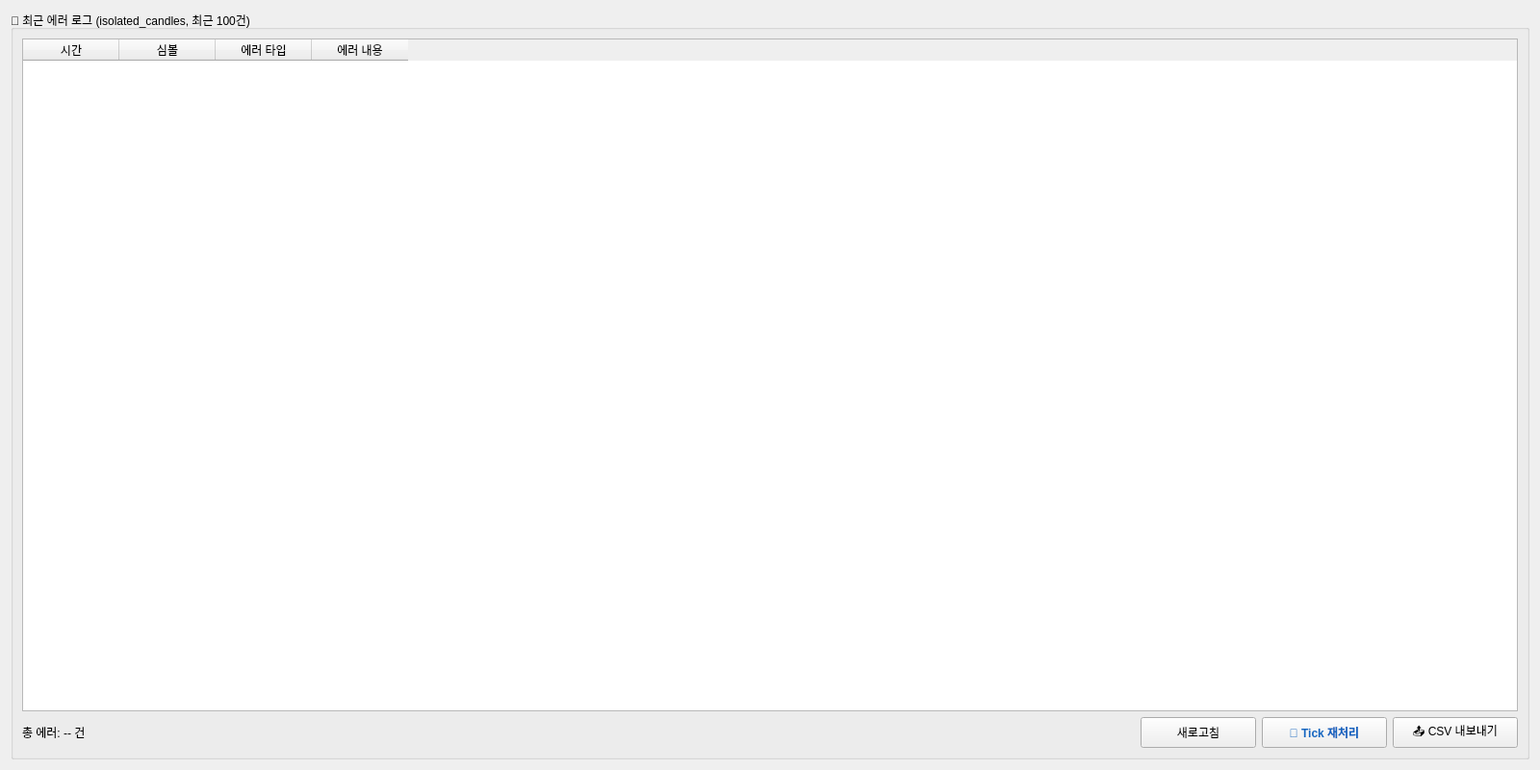
<?xml version="1.0" encoding="UTF-8"?>
<ui version="4.0">
 <class>ErrorTab</class>
 <widget class="QWidget" name="ErrorTab">
  <property name="geometry">
   <rect>
    <x>0</x>
    <y>0</y>
    <width>1600</width>
    <height>800</height>
   </rect>
  </property>
  <layout class="QVBoxLayout" name="vLayout_errors">
   <item>
    <widget class="QGroupBox" name="groupBox_errors">
     <property name="title">
      <string>🚨 최근 에러 로그 (isolated_candles, 최근 100건)</string>
     </property>
     <layout class="QVBoxLayout" name="vLayout_errors_inner">
      <item>
       <widget class="QTableWidget" name="table_errors">
        <property name="minimumSize">
         <size>
          <width>0</width>
          <height>500</height>
         </size>
        </property>
        <property name="editTriggers">
         <set>QAbstractItemView::NoEditTriggers</set>
        </property>
        <property name="alternatingRowColors">
         <bool>true</bool>
        </property>
        <property name="selectionBehavior">
         <enum>QAbstractItemView::SelectRows</enum>
        </property>
        <property name="columnCount">
         <number>4</number>
        </property>
        <column>
         <property name="text">
          <string>시간</string>
         </property>
        </column>
        <column>
         <property name="text">
          <string>심볼</string>
         </property>
        </column>
        <column>
         <property name="text">
          <string>에러 타입</string>
         </property>
        </column>
        <column>
         <property name="text">
          <string>에러 내용</string>
         </property>
        </column>
       </widget>
      </item>
      <item>
       <layout class="QHBoxLayout" name="hLayout_errors_buttons">
        <item>
         <widget class="QLabel" name="label_error_count">
          <property name="text">
           <string>총 에러: -- 건</string>
          </property>
         </widget>
        </item>
        <item>
         <spacer name="horizontalSpacer_errors">
          <property name="orientation">
           <enum>Qt::Horizontal</enum>
          </property>
          <property name="sizeHint" stdset="0">
           <size>
            <width>40</width>
            <height>20</height>
           </size>
          </property>
         </spacer>
        </item>
        <item>
         <widget class="QPushButton" name="btn_refresh_errors">
          <property name="text">
           <string>새로고침</string>
          </property>
          <property name="minimumSize">
           <size>
            <width>120</width>
            <height>32</height>
           </size>
          </property>
         </widget>
        </item>
        <item>
         <widget class="QPushButton" name="btn_reprocess_tick">
          <property name="text">
           <string>🔁 Tick 재처리</string>
          </property>
          <property name="styleSheet">
           <string notr="true">color: #1565C0; font-weight: bold;</string>
          </property>
          <property name="minimumSize">
           <size>
            <width>130</width>
            <height>32</height>
           </size>
          </property>
          <property name="toolTip">
           <string>격리 사유가 open/time 필드 누락인 tick 데이터를 staging_candles로 재처리</string>
          </property>
         </widget>
        </item>
        <item>
         <widget class="QPushButton" name="btn_export_errors">
          <property name="text">
           <string>📤 CSV 내보내기</string>
          </property>
          <property name="minimumSize">
           <size>
            <width>130</width>
            <height>32</height>
           </size>
          </property>
         </widget>
        </item>
       </layout>
      </item>
     </layout>
    </widget>
   </item>
  </layout>
 </widget>
 <resources/>
 <connections/>
</ui>
